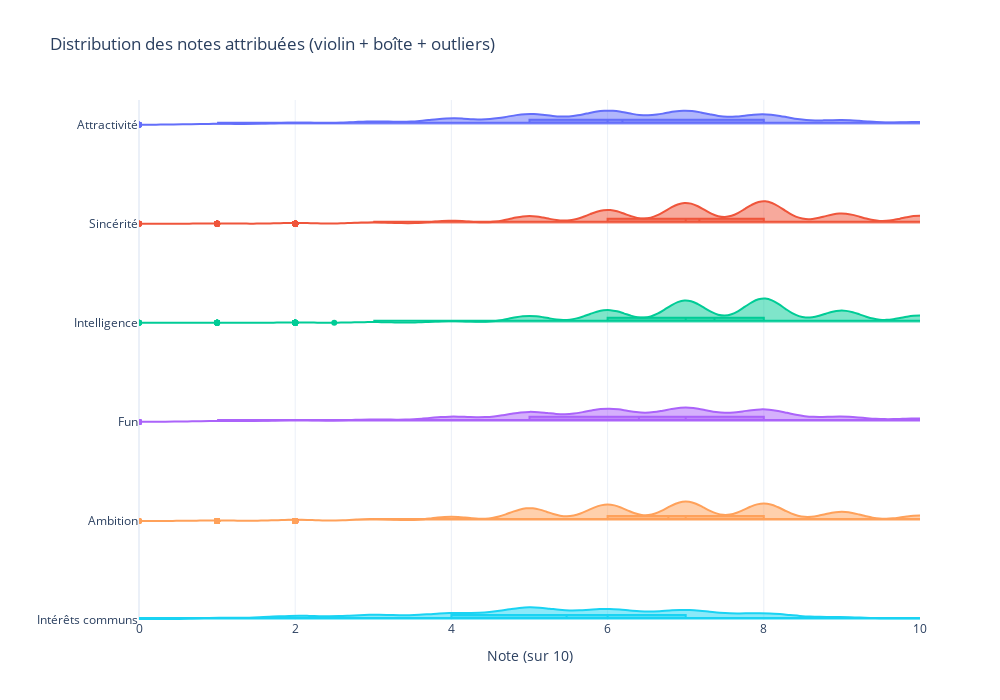

Notebook code cell kept with this figure:
### Code cell
import pandas as pd
import plotly.express as px

# Format long
df_long = df[['attr', 'sinc', 'intel', 'fun', 'amb', 'shar']].melt(
    var_name='Critère_original',
    value_name='Note'
)

mapping = {
    'attr': 'Attractivité',
    'sinc': 'Sincérité',
    'intel': 'Intelligence',
    'fun': 'Fun',
    'amb': 'Ambition',
    'shar': 'Intérêts communs'
}
df_long['Critère'] = df_long['Critère_original'].map(mapping)

fig = px.violin(
    df_long,
    x='Note',
    y='Critère',
    color='Critère',
    orientation='h',
    box=True,                    # ajoute la boîte + médiane
    points='outliers',           # montre les rares extrêmes
    title='Distribution des notes attribuées (violin + boîte + outliers)',
    template='plotly_white'
)

fig.update_traces(
    meanline_visible=True,       # ligne de moyenne visible
    side='positive',
    spanmode='soft'
)

fig.update_layout(
    xaxis_range=[0, 10],
    xaxis_title='Note (sur 10)',
    yaxis_title='',
    showlegend=False,
    height=700,
    width=1000,
    violingap=0.3,
    violinmode='overlay'
)

fig.show()

### Figure 1 — Plotly figure (JSON) as saved in the notebook; plotly's stock layout.template omitted (floating-point values rounded to 4 significant figures; data arrays with more than 128 entries replaced by an {"elided": "..."} marker saying what was removed)
{"data": [{"alignmentgroup": "True", "box": {"visible": true}, "hovertemplate": "Critère=%{y}<br>Note=%{x}<extra></extra>", "legendgroup": "Attractivité", "marker": {"color": "#636efa"}, "meanline": {"visible": true}, "name": "Attractivité", "offsetgroup": "Attractivité", "orientation": "h", "points": "outliers", "scalegroup": "True", "showlegend": true, "side": "positive", "spanmode": "soft", "type": "violin", "x": {"elided": "8378 float values"}, "x0": " ", "xaxis": "x", "y": {"elided": "8378 str values"}, "y0": " ", "yaxis": "y"}, {"alignmentgroup": "True", "box": {"visible": true}, "hovertemplate": "Critère=%{y}<br>Note=%{x}<extra></extra>", "legendgroup": "Sincérité", "marker": {"color": "#EF553B"}, "meanline": {"visible": true}, "name": "Sincérité", "offsetgroup": "Sincérité", "orientation": "h", "points": "outliers", "scalegroup": "True", "showlegend": true, "side": "positive", "spanmode": "soft", "type": "violin", "x": {"elided": "8378 float values"}, "x0": " ", "xaxis": "x", "y": {"elided": "8378 str values"}, "y0": " ", "yaxis": "y"}, {"alignmentgroup": "True", "box": {"visible": true}, "hovertemplate": "Critère=%{y}<br>Note=%{x}<extra></extra>", "legendgroup": "Intelligence", "marker": {"color": "#00cc96"}, "meanline": {"visible": true}, "name": "Intelligence", "offsetgroup": "Intelligence", "orientation": "h", "points": "outliers", "scalegroup": "True", "showlegend": true, "side": "positive", "spanmode": "soft", "type": "violin", "x": {"elided": "8378 float values"}, "x0": " ", "xaxis": "x", "y": {"elided": "8378 str values"}, "y0": " ", "yaxis": "y"}, {"alignmentgroup": "True", "box": {"visible": true}, "hovertemplate": "Critère=%{y}<br>Note=%{x}<extra></extra>", "legendgroup": "Fun", "marker": {"color": "#ab63fa"}, "meanline": {"visible": true}, "name": "Fun", "offsetgroup": "Fun", "orientation": "h", "points": "outliers", "scalegroup": "True", "showlegend": true, "side": "positive", "spanmode": "soft", "type": "violin", "x": {"elided": "8378 float values"}, "x0": " ", "xaxis": "x", "y": {"elided": "8378 str values"}, "y0": " ", "yaxis": "y"}, {"alignmentgroup": "True", "box": {"visible": true}, "hovertemplate": "Critère=%{y}<br>Note=%{x}<extra></extra>", "legendgroup": "Ambition", "marker": {"color": "#FFA15A"}, "meanline": {"visible": true}, "name": "Ambition", "offsetgroup": "Ambition", "orientation": "h", "points": "outliers", "scalegroup": "True", "showlegend": true, "side": "positive", "spanmode": "soft", "type": "violin", "x": {"elided": "8378 float values"}, "x0": " ", "xaxis": "x", "y": {"elided": "8378 str values"}, "y0": " ", "yaxis": "y"}, {"alignmentgroup": "True", "box": {"visible": true}, "hovertemplate": "Critère=%{y}<br>Note=%{x}<extra></extra>", "legendgroup": "Intérêts communs", "marker": {"color": "#19d3f3"}, "meanline": {"visible": true}, "name": "Intérêts communs", "offsetgroup": "Intérêts communs", "orientation": "h", "points": "outliers", "scalegroup": "True", "showlegend": true, "side": "positive", "spanmode": "soft", "type": "violin", "x": {"elided": "8378 float values"}, "x0": " ", "xaxis": "x", "y": {"elided": "8378 str values"}, "y0": " ", "yaxis": "y"}], "layout": {"height": 700, "legend": {"title": {"text": "Critère"}, "tracegroupgap": 0}, "showlegend": false, "title": {"text": "Distribution des notes attribuées (violin + boîte + outliers)"}, "violingap": 0.3, "violinmode": "overlay", "width": 1000, "xaxis": {"anchor": "y", "domain": [0, 1], "range": [0, 10], "title": {"text": "Note (sur 10)"}}, "yaxis": {"anchor": "x", "categoryarray": ["Intérêts communs", "Ambition", "Fun", "Intelligence", "Sincérité", "Attractivité"], "categoryorder": "array", "domain": [0, 1], "title": {"text": ""}}}}
